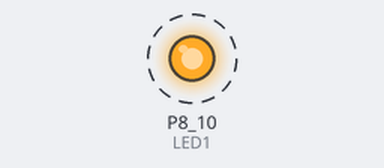
Simulated run of this program. Board: BeagleBone Black. Parts: output pins drawn as LEDs (lit = HIGH). Dashed ring = blinking.

Above: at 0.2 s.
Timing chart, 0 to 3.0 s (numbered marks = the images above):
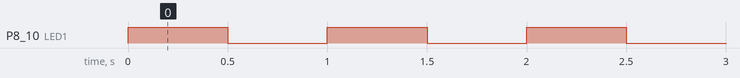

Measured:
- by itself, P8_10 (LED1): alternates HIGH for 0.50 s and LOW for 0.50 s

The program:

BBB_blinkLED.py
```python
#! /usr/bin/env python

###############################################################################
# BBB_blindLED.py
#
# script to blink an LED on the BeagleBone Black
#
# From: https://learn.adafruit.com/blinking-an-led-with-beaglebone-black/writing-a-program
#
# NOTE: Any plotting is set up for output, not viewing on screen.
#       So, it will likely be ugly on screen. The saved PDFs should look
#       better.
#
# Created: 01/09/15
#   - Joshua Vaughan
#   - joshua.vaughan@louisiana.edu
#   - http://www.ucs.louisiana.edu/~jev9637
#
# Modified:
#   *
#
###############################################################################

import Adafruit_BBIO.GPIO as GPIO
import time

# Define the pin used for the LED - This is mutable in python, so be careful
LED1 = 'P8_10'

# Set up the 'P8_10' pin as output
GPIO.setup(LED1, GPIO.OUT)

while True:
    GPIO.output(LED1, GPIO.HIGH)
    time.sleep(0.5)

    GPIO.output(LED1, GPIO.LOW)
    time.sleep(0.5)
```
